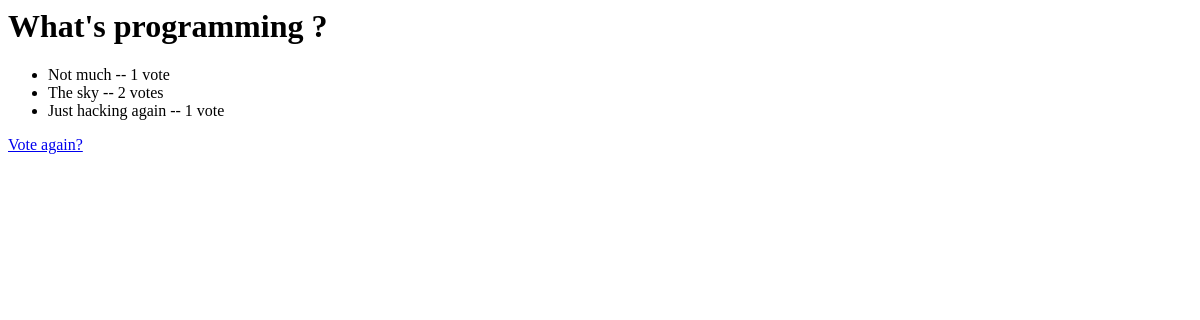
Before: /polls/1/results/ with the older database file.
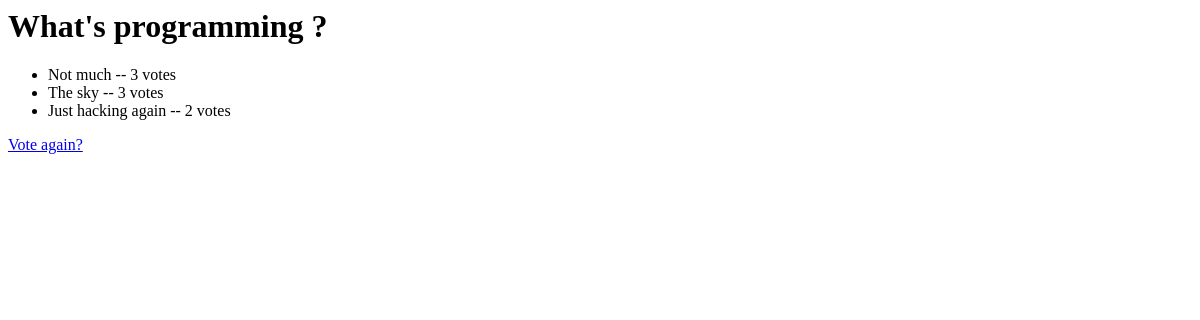
After: the same page with the newer database file.
### polls/models.py (models this page shows, shortened)
class Question(models.Model):
    question_text = models.CharField(max_length=200)
    pub_date = models.DateTimeField('date published')

class Choice(models.Model):
    question = models.ForeignKey(Question, on_delete=models.CASCADE)
    choice_text = models.CharField(max_length=200)
    votes = models.IntegerField(default=0)

### polls/views.py (the view)
# urls.py: path('<int:pk>/results/', views.ResultsView.as_view(), name='results'),
class ResultsView(generic.DetailView):
    model = Question
    template_name = 'polls/results.html'

### polls/templates/polls/results.html
<h1>{{ question.question_text }}</h1>
<ul>
{% for choice in question.choice_set.all %}
    <li>{{ choice.choice_text }} -- {{ choice.votes }} vote{{ choice.votes|pluralize }}</li>
{% endfor %}
</ul>
<a href="{% url 'polls:detail' question.id %}">Vote again?</a>

Changed rows visible on the page:
changed Choice "Not much": votes "1" → "3"
changed Choice "The sky": votes "2" → "3"
changed Choice "Just hacking again": votes "1" → "2"
